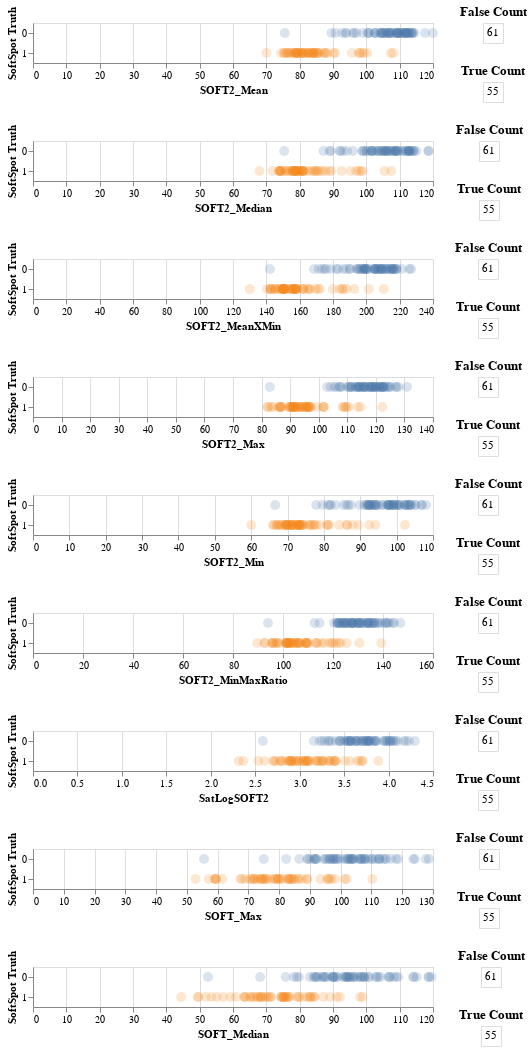

Notebook cell for this chart:
### Markdown cell above
# Threshold Chart

### Code cell
# col = ['SOFT2_Median', 'SOFT2_Min', 'Sat_Median', 'Sat_Max']
# col = ['SOFT2_Median', 'SOFT2_Max', 'SOFT2_Min', 'Sat_Max', 'Sat_Median', 'Sat_Min']
# col = ['SOFT2_Max', 'SOFT_Max', 'IR_Max', 'Hue_Max', 'Sat_Max', 'Lum_Max']
# col = ['SOFT2_Max', 'SOFT2_Min', 'Sat_Max', 'SatLogSOFT2', 'SOFT2_MeanXMin']
# col = corrMean.columns.to_list() + corrMax.columns.to_list()
col = corrframe.columns[0:9].to_list()

test = complexCharts(frame, col)
t = test[0]
for i in range(1, len(col)):
  t &= test[i]
t
